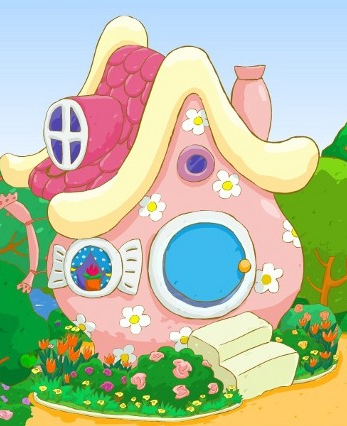
#> input picture pythonProject/temp.jpg, 347 x 426 px
$ python main.py
#> lines starting #> are read from the running program, lines starting #| are printed output that depends on the picture; after the words box and inside, x2 and y2 are one past the last pixel; in counts of white or black regions, pixels touching at a corner belong together
import numpy as np
from PIL import Image, ImageDraw

image = Image.open("temp.jpg")
#> image is the input picture: PIL image 347x426 RGB; mean R, G, B 183, 192.3, 162.1
draw = ImageDraw.Draw(image)
width = image.size[0]
#> width = 347
height = image.size[1]
#> height = 426
pix = image.load()

min_x = 20
min_y = 30
prox = 20

image = np.array(image)

def left_up_neighbours (i, j):
    if i == 0:
        if j == 0:
            return []
        elif j == height - 1:
            return [[0, height - 2]]
        else:
            return [[i, j - 1]]
    elif i == width - 1:
        if j == 0:
            return [[width - 2, 0]]
        elif j == height - 1:
            return [[width - 1, height - 2], [width - 2, height - 1]]
        else:
            return [[i - 1, j], [i, j - 1]]
    elif j == 0:
        return [[i - 1, j]]
    elif j == height - 1:
        return [[i - 1, j], [i, j - 1]]
    else:
        return [[i - 1, j], [i, j - 1]]

grad = np.zeros((width, height))
for i in range(width):
    for j in range(height):
        nei = left_up_neighbours(i, j)
        passes = True
        for k in nei:
            for c in range(3):
                if abs(int(image[k[1]][k[0]][c]) - int(image[j][i][c])) > prox:
                    passes = False
        if not passes:
            grad[i][j] = 1
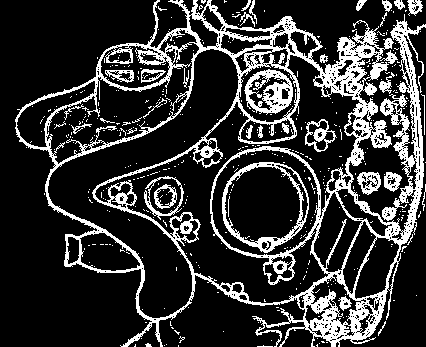
#> grad: shape (347, 426) float64; values 0 (black) and 1 (white), 20.5% white; 434 white regions (398 under 20 px), largest, box (x1, y1, x2, y2) and area: (15, 0, 426, 347) 23653, (222, 162, 309, 253) 1292, (244, 69, 293, 115) 1134


def solver(a, n, m, restrict=None):
#> called with n = 347, m = 426
    ans = 0
#> ans = 0

    d = [-1] * m
#> d = 426 values from -1 to -1
    d1 = [0] * m
#> d1 = 426 values from 0 to 0
    d2 = [0] * m
#> d2 = 426 values from 0 to 0

    A = None
    B = None

    st = list()

    for i in range(n):
        for j in range(m):
            if a[i][j] == 1:
                d[j] = i

        while len(st):
            st.pop()

        for j in range(m):
            while len(st) > 0 and d[st[len(st) - 1]] <= d[j]:
                st.pop()

            d1[j] = -1 if len(st) == 0 else st[len(st) - 1]
            st.append(j)

        while len(st):
            st.pop()

        for j in range(m - 1, -1, -1):
            while len(st) and d[st[len(st) - 1]] <= d[j]:
                st.pop()
            d2[j] = m if len(st) == 0 else st[len(st) - 1]
            st.append(j)

        for j in range(m):
            area = (i - d[j]) * (d2[j] - d1[j] - 1)
            if area > ans:
                A = (d[j] + 1, d1[j] + 1)
                B = (i, d2[j] - 1)
                ans = area
#> after the loop, A = (273, 0); B = (342, 126)

    return (ans, A, B)

max_rec = solver(grad, width, height)
first = True
rectangles = []
while max_rec[0] > 1000:
    if not first:
        max_rec = solver(grad, width, height)
    if max_rec[0] < 1000:
        break
    first = False
    for hi in range(max_rec[1][0], max_rec[2][0]):
        for wi in range(max_rec[1][1], max_rec[2][1]):
            grad[hi][wi] = 1
    rectangles.append(max_rec)
    im = Image.fromarray(image)
    im.save("your_file.jpeg")
    for i in range(width):
        for j in range(height):
            if grad[i][j] == 0:
                image[j][i] = [0, 0, 0]
            else:
                image[j][i] = [255, 255, 255]
#> this loop made 18 passes
#> pass 2, `im = Image.fromarray(image)`:
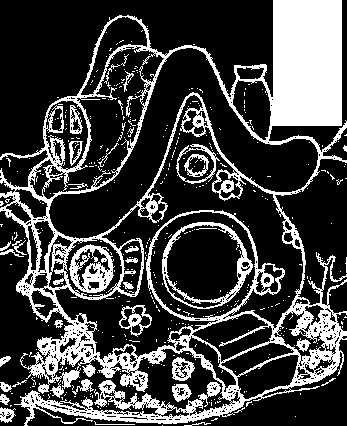
#> im: PIL image 347x426 RGB; 26.3% white; 434 white regions (398 under 20 px), largest, box (x1, y1, x2, y2) and area: (0, 0, 347, 426) 32347, (162, 222, 253, 309) 1292, (69, 244, 115, 293) 1134
#> pass 3, `im = Image.fromarray(image)`:
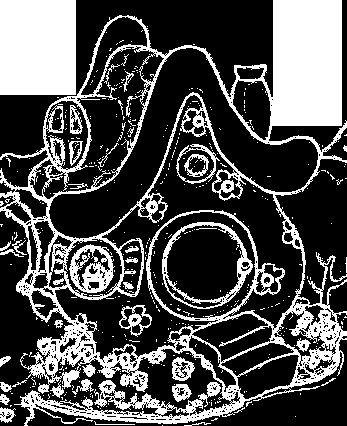
#> im: PIL image 347x426 RGB; 31.2% white; 435 white regions (398 under 20 px), largest, box (x1, y1, x2, y2) and area: (0, 0, 347, 426) 32347, (0, 0, 76, 95) 7220, (162, 222, 253, 309) 1292
#> after the loop:
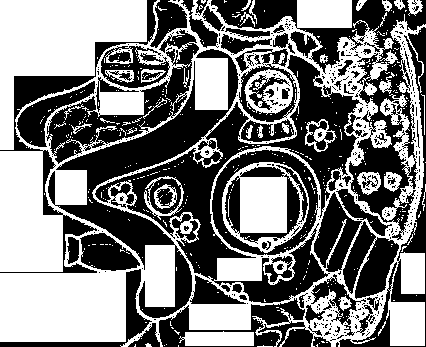
#> grad: shape (347, 426) float64; values 0 (black) and 1 (white), 48.5% white; 430 white regions (392 under 20 px), largest, box (x1, y1, x2, y2) and area: (0, 0, 426, 347) 51112, (0, 0, 147, 150) 10440, (222, 162, 309, 253) 3925
#> after the loop:
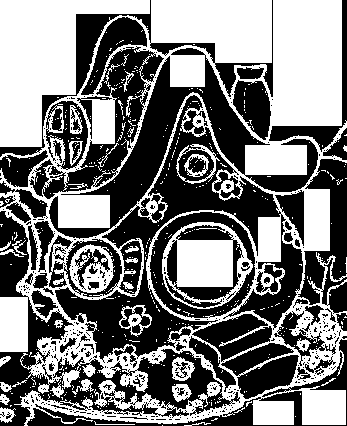
#> im: PIL image 347x426 RGB; 47.9% white; 431 white regions (394 under 20 px), largest, box (x1, y1, x2, y2) and area: (0, 0, 347, 426) 51112, (0, 0, 150, 147) 10440, (162, 222, 253, 309) 3925
#> after the loop:
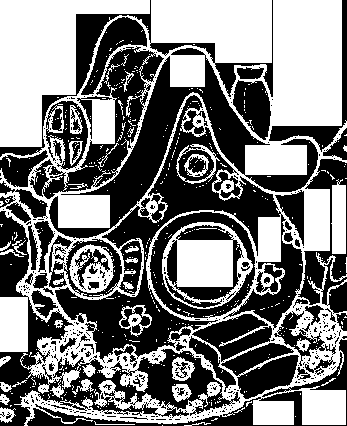
#> image: shape (426, 347, 3); 48.5% white; 430 white regions (392 under 20 px), largest, box (x1, y1, x2, y2) and area: (0, 0, 347, 426) 51112, (0, 0, 150, 147) 10440, (162, 222, 253, 309) 3925
#> after the loop, rectangles = 17 items

print(rectangles)
#> (printed output is left out)
